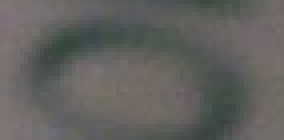
#> input picture English/Img/BadImag/Bmp/Sample001/img001-00005.png, 71 x 35 px, found by its file name (shown 4 times larger)
$ jupyter execute HOG_Implementation.ipynb
#> lines starting #> are read from the running program, lines starting #| are printed output that depends on the picture
### HOG Implementation

[cell 1]
#Loading the Required Packages
from skimage import feature
from skimage import exposure
from skimage import feature
import cv2
from PIL import Image

[cell 2]
import matplotlib.pyplot as plt
from skimage.io import imread
from skimage.feature import hog
from skimage import data, color, exposure

image = imread('img001-00005.png')
#> image is the input picture: shape (35, 71, 3); mean R, G, B 98, 97.3, 94.6
img = cv2.resize(image,(64, 64))
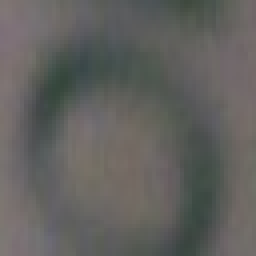
#> img: shape (64, 64, 3) (shown 4 times larger); mean R, G, B 97.9, 97.2, 94.5
image = color.rgb2gray(img)
#> image: shape (64, 64) float64

fd, hog_image = hog(image, orientations=9, pixels_per_cell=(16, 16),
                    cells_per_block=(1, 1), visualise=True)
#> fd = 144 values, max 0.56 at index 135, min 0.0173 at index 42, mean 0.301

fig, (ax1, ax2) = plt.subplots(1, 2, figsize=(64, 64), sharex=True, sharey=True)

ax1.axis('off')
ax1.imshow(image, cmap=plt.cm.gray)
ax1.set_title('Input image')
ax1.set_adjustable('box-forced')

# Rescale histogram for better display
hog_image_rescaled = exposure.rescale_intensity(hog_image, in_range=(0, 10))
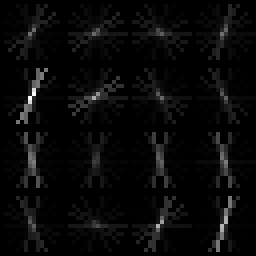
#> hog_image_rescaled: shape (64, 64) float64 (shown 4 times larger); min 0, max 0.00276, mean 9.68e-05; drawn with min black and max white

ax2.axis('off')
ax2.imshow(hog_image_rescaled, cmap=plt.cm.gray)
ax2.set_title('Histogram of Oriented Gradients')
ax1.set_adjustable('box-forced')
plt.show()
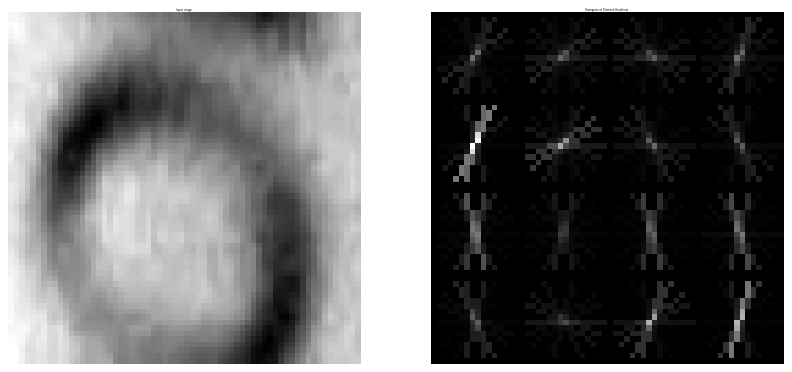
#> figure drawn by matplotlib, 2 panels

$ run again, with English/Img/BadImag/Bmp/Sample001/img001-00010.png copied over English/Img/BadImag/Bmp/Sample001/img001-00005.png
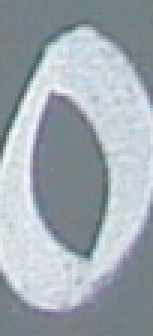
#> input picture English/Img/BadImag/Bmp/Sample001/img001-00010.png, 51 x 112 px, found by its file name (shown 3 times larger)
#> image is the input picture: shape (112, 51, 3); mean R, G, B 159.3, 168.5, 176.4
#> `img = cv2.resize(image,(64, 64))`:
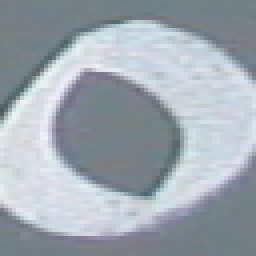
#> img: shape (64, 64, 3) (shown 4 times larger); mean R, G, B 159.1, 168.3, 176.3
#> image: shape (64, 64) float64
#> fd = 144 values, max 0.776 at index 2, min 0.0143 at index 41, mean 0.278
#> `plt.show()`:
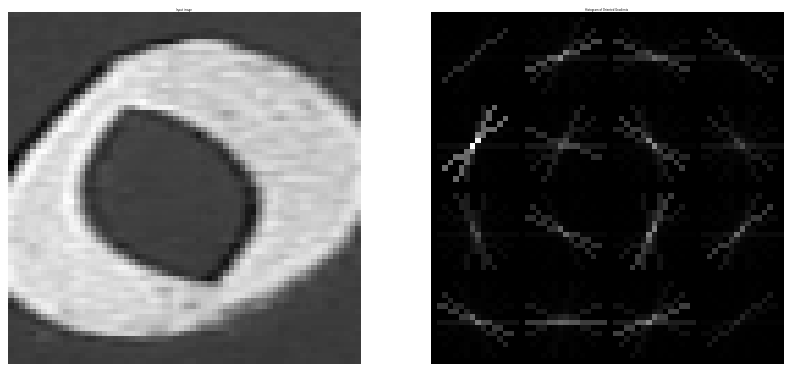
#> figure drawn by matplotlib, 2 panels
